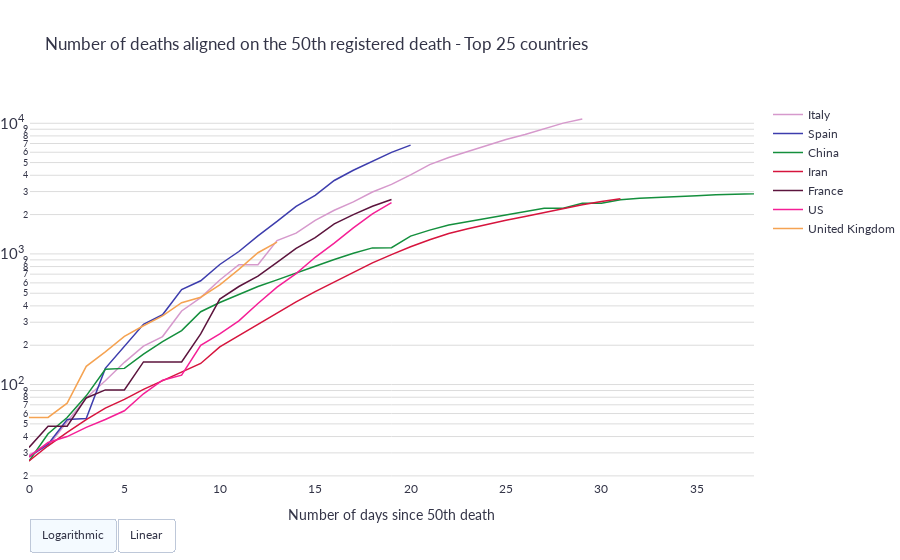

The notebook cell saved with this chart:
### Code cell
fig = plots.top_countries_deaths_over_threshold_and_aligned(deaths)
fig.show()
data['plots']['figure_3'] = fig.to_json()

### Figure 1 — Plotly figure (JSON) as saved in the notebook; plotly's stock layout.template omitted (floating-point values rounded to 4 significant figures)
{"data": [{"hoverinfo": "none", "hovertemplate": "Deaths: %{y}<br>Day: %{x}", "line": {"dash": "solid", "width": 1.5}, "marker": {"color": "rgb(214,153,204)"}, "mode": "lines", "name": "Italy", "type": "scatter", "x": [0, 1, 2, 3, 4, 5, 6, 7, 8, 9, 10, 11, 12, 13, 14, 15, 16, 17, 18, 19, 20, 21, 22, 23, 24, 25, 26, 27, 28, 29], "y": [29, 34, 52, 79, 107, 148, 197, 233, 366, 463, 631, 827, 827, 1266, 1441, 1809, 2158, 2503, 2978, 3405, 4032, 4825, 5476, 6077, 6820, 7503, 8215, 9134, 10023, 10779]}, {"hoverinfo": "none", "hovertemplate": "Deaths: %{y}<br>Day: %{x}", "line": {"dash": "solid", "width": 1.5}, "marker": {"color": "rgb(61,61,173)"}, "mode": "lines", "name": "Spain", "type": "scatter", "x": [0, 1, 2, 3, 4, 5, 6, 7, 8, 9, 10, 11, 12, 13, 14, 15, 16, 17, 18, 19, 20], "y": [28, 35, 54, 55, 133, 195, 289, 342, 533, 623, 830, 1043, 1375, 1772, 2311, 2808, 3647, 4365, 5138, 5982, 6803]}, {"hoverinfo": "none", "hovertemplate": "Deaths: %{y}<br>Day: %{x}", "line": {"dash": "solid", "width": 1.5}, "marker": {"color": "rgb(20,143,61)"}, "mode": "lines", "name": "China", "type": "scatter", "x": [0, 1, 2, 3, 4, 5, 6, 7, 8, 9, 10, 11, 12, 13, 14, 15, 16, 17, 18, 19, 20, 21, 22, 23, 24, 25, 26, 27, 28, 29, 30, 31, 32, 33, 34, 35, 36, 37, 38, 39, 40, 41, 42, 43, 44, 45, 46, 47, 48, 49, 50, 51, 52, 53, 54, 55, 56, 57, 58, 59, 60, 61, 62, 63, 64, 65], "y": [26, 42, 56, 82, 131, 133, 171, 213, 259, 361, 425, 491, 563, 633, 718, 805, 905, 1012, 1112, 1117, 1369, 1521, 1663, 1766, 1864, 2003, 2116, 2238, 2238, 2443, 2445, 2595, 2665, 2717, 2746, 2790, 2837, 2872, 2914, 2947, 2983, 3015, 3044, 3072, 3100, 3123, 3139, 3161, 3172, 3180, 3193, 3203, 3217, 3230, 3241, 3249, 3253, 3259, 3274, 3274, 3281, 3285, 3291, 3296, 3299, 3304]}, {"hoverinfo": "none", "hovertemplate": "Deaths: %{y}<br>Day: %{x}", "line": {"dash": "solid", "width": 1.5}, "marker": {"color": "rgb(214,20,61)"}, "mode": "lines", "name": "Iran", "type": "scatter", "x": [0, 1, 2, 3, 4, 5, 6, 7, 8, 9, 10, 11, 12, 13, 14, 15, 16, 17, 18, 19, 20, 21, 22, 23, 24, 25, 26, 27, 28, 29, 30, 31], "y": [26, 34, 43, 54, 66, 77, 92, 107, 124, 145, 194, 237, 291, 354, 429, 514, 611, 724, 853, 988, 1135, 1284, 1433, 1556, 1685, 1812, 1934, 2077, 2234, 2378, 2517, 2640]}, {"hoverinfo": "none", "hovertemplate": "Deaths: %{y}<br>Day: %{x}", "line": {"dash": "solid", "width": 1.5}, "marker": {"color": "rgb(92,20,61)"}, "mode": "lines", "name": "France", "type": "scatter", "x": [0, 1, 2, 3, 4, 5, 6, 7, 8, 9, 10, 11, 12, 13, 14, 15, 16, 17, 18, 19], "y": [33, 48, 48, 79, 91, 91, 149, 149, 149, 244, 451, 563, 676, 862, 1102, 1333, 1698, 1997, 2317, 2611]}, {"hoverinfo": "none", "hovertemplate": "Deaths: %{y}<br>Day: %{x}", "line": {"dash": "solid", "width": 1.5}, "marker": {"color": "rgb(245,31,150)"}, "mode": "lines", "name": "US", "type": "scatter", "x": [0, 1, 2, 3, 4, 5, 6, 7, 8, 9, 10, 11, 12, 13, 14, 15, 16, 17, 18, 19], "y": [28, 36, 40, 47, 54, 63, 85, 108, 118, 200, 244, 307, 417, 557, 706, 942, 1209, 1581, 2026, 2467]}, {"hoverinfo": "none", "hovertemplate": "Deaths: %{y}<br>Day: %{x}", "line": {"dash": "solid", "width": 1.5}, "marker": {"color": "rgb(245,163,82)"}, "mode": "lines", "name": "United Kingdom", "type": "scatter", "x": [0, 1, 2, 3, 4, 5, 6, 7, 8, 9, 10, 11, 12, 13], "y": [56, 56, 72, 138, 178, 234, 282, 336, 423, 466, 580, 761, 1021, 1231]}], "layout": {"font": {"color": "#333447", "family": "Lato, Helvetica"}, "margin": {"l": 0, "pad": 0, "r": 0}, "paper_bgcolor": "rgba(0,0,0,0)", "plot_bgcolor": "rgba(0,0,0,0)", "title": {"text": "Number of deaths aligned on the 50th registered death - Top 25 countries"}, "updatemenus": [{"buttons": [{"args": ["yaxis.type", "log"], "label": "Logarithmic", "method": "relayout"}, {"args": ["yaxis.type", "lin"], "label": "Linear", "method": "relayout"}], "direction": "left", "pad": {"r": 0, "t": 0}, "showactive": true, "type": "buttons", "x": 0, "xanchor": "left", "y": -0.1, "yanchor": "top"}], "xaxis": {"automargin": true, "range": [0, 38], "showgrid": false, "title": {"text": "Number of days since 50th death"}}, "yaxis": {"automargin": true, "exponentformat": "power", "gridcolor": "rgb(220,220,220)", "gridwidth": 1, "showgrid": true, "type": "log"}}}
